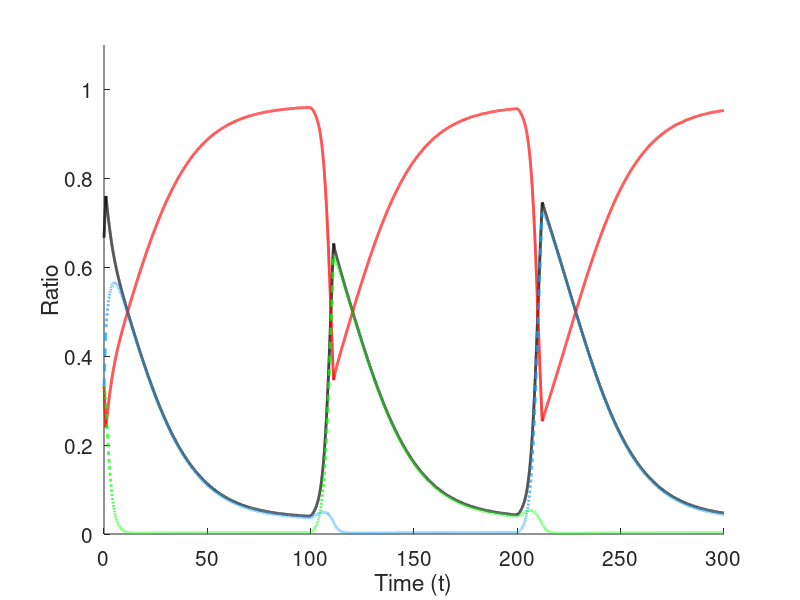

Recreate this plot in MATLAB. (Note: this script raises an error after producing the figure.)
function conformist
T = 300;

tau = 1; %delay for social learners
epsilon  = 0.1; %

std_dev = 0; % introduce some noise to the payoffs
payOpt = normrnd(0.8,std_dev,1000); %introducing some noise for the payoff of optimum behavior
paySOpt = normrnd(0.2,std_dev,1000);%introducing some noise for the payoff of sub-optimum behavior

%Arrays to keep track of the results at t
Xarr = zeros(3, T);
Tarr = [];
phiArr = [];

%Fitness functions for behavior 1 and 2 
fB1 = @(t)(1-epsilon)*piB1(t) + epsilon*piB2(t); %Fitness of behavior 1
fB2 = @(t)(1-epsilon)*piB2(t) + epsilon*piB1(t); %Fitness of behavior 2

%initial value assignments for B1, B2 and S
B10  = 1/3;
B20  = 1/3;
S10  = 1/3;

%Solving the system
Y0 = [B10; B20; S10];
tspan   = [0:0.01:T];
[tt, y] = ode45(@sls,tspan,Y0);


%generating the plots
figure;
hold on
plot(tt,y(:,1) + y(:,2),'Color', 'k', 'Linewidth', 2)
plot(tt,y(:,3),'Color', 'r', 'Linewidth', 2)
plot(tt,y(:,1),'--','Color', [0.07,0.62,1.00], 'Linewidth', 2)
plot(tt,y(:,2),'--','Color', 'g', 'Linewidth', 2)
xlabel('Time (t)')
ylabel('Ratio')
set(gca,'FontSize',15);
ylim([0,1.1])

yyaxis right
ylabel('\phi(t)')
set(gca,'ycolor','m');
ylim([0,1.1])

inx = Tarr == 0;
Tarr(inx) = [];
phiArr(inx) = [];
plot(Tarr, phiArr, 'Color', 'm','Linewidth', 2)

legend({'IL','SL','B_1','B_2', '\phi(t)'}, ...
            'Position',[0.22 0.85 0.64 0.08], ...
            'FontSize',13,...
            'NumColumns',5,...
            'color','none');
legend boxoff



    
    function y = fS(t)
        gSB1 = [];
        gSB2 = [];
        gB1 = []; 
        gB2 = [];
                    
        for i=1:tau:floor(t)+1
            if(i-tau<=0)
                gSB1(end+1) = 0.001;
                gSB2(end+1) = 0.001;
                gB1(end+1) = Xarr(1,i);
                gB2(end+1) = Xarr(2,i);
            else
                if(gB1(end) > gB2(end))
                   gSB1(end+1) = 1;
                   gSB2(end+1) = 0;
                elseif(gB1(end) < gB2(end))
                   gSB1(end+1) = 0;
                   gSB2(end+1) = 1;
                else
                    gSB1(end+1) = 1;
                    gSB2(end+1) = 0;
                    if(rand<0.5)
                        gSB1(end+1) = 0;
                        gSB2(end+1) = 1;
                    end
                end
                if(Xarr(1,i) == 0), continue; end
                gB1(end+1) = Xarr(1,i) + Xarr(3,i)*gSB1(end);
                gB2(end+1) = Xarr(2,i) + Xarr(3,i)*gSB2(end);
            end
        end
                
        y = gSB1(end)*piB1(t) + gSB2(end)*piB2(t);
    end

    function dxdt = sls(t,x)
        
        Xarr(:,floor(t)+1) = x;
        
        Q = [[0.995, 0, 0.005]; [0, 0.995, 0.005]; [0.0025, 0.0025, 0.995]];
        
        f = [fB1(t) fB2(t) fS(t)];
        phi = f*x; 
        phiArr(floor(t*1)+1) = phi;
        Tarr(floor(t*1)+1) = t;
        
        dxdt1 = f*(x.*Q(:,1)) - x(1)*phi; %B1 equation
        dxdt2 = f*(x.*Q(:,2)) - x(2)*phi; %B2 equation
        dxdt3 = f*(x.*Q(:,3)) - x(3)*phi; %S equation
        dxdt = [dxdt1;dxdt2;dxdt3];
    end
    
    function y = piB1(t) %Payoff of behavior 1
        if(t<100 || t>200)
            y = payOpt(floor(t+1));
        else
            y = paySOpt(floor(t+1));
        end
    end

    function y = piB2(t) %Payoff of behavior 2
        if(t<100 || t>200)
            y = paySOpt(floor(t+1));
        else
            y = payOpt(floor(t+1));
        end
    end
end